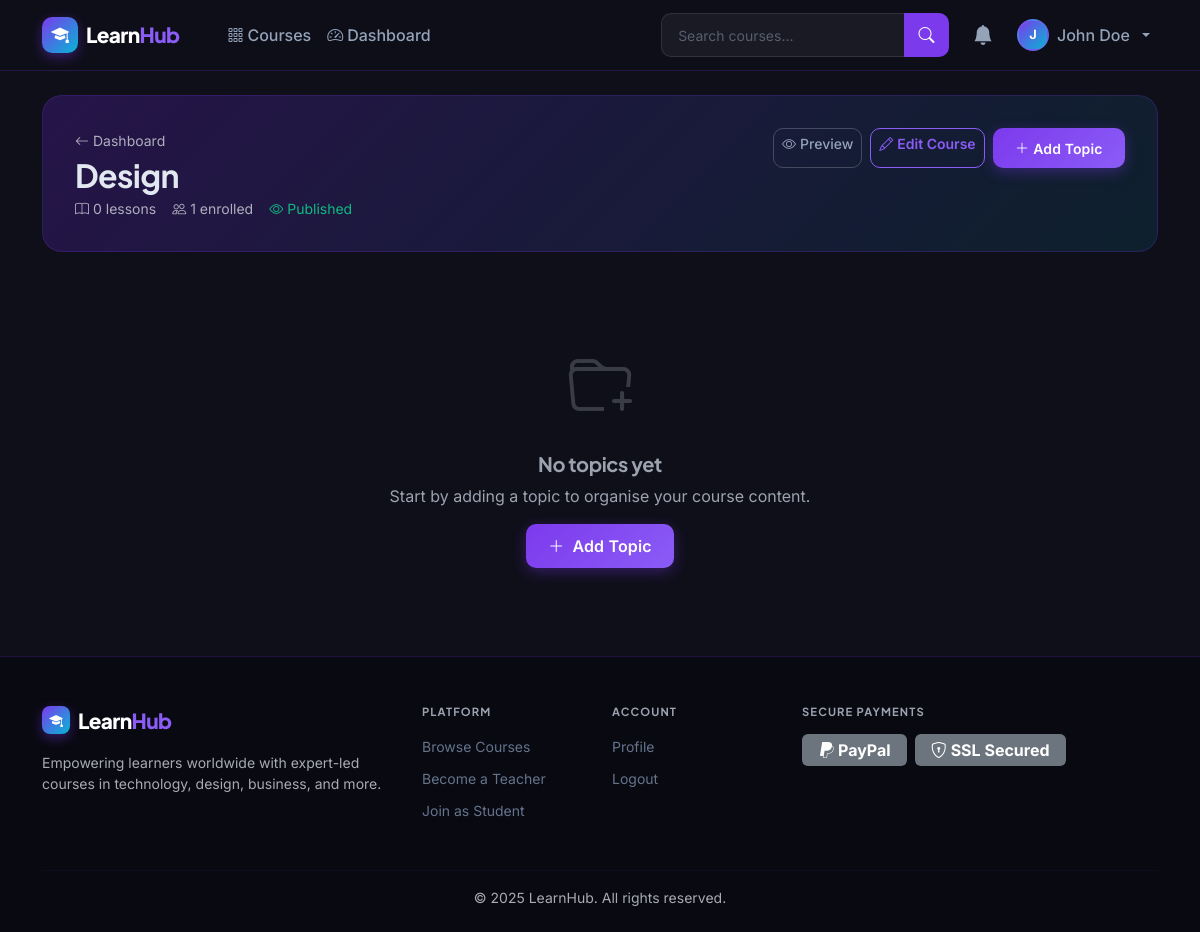
Page /courses/teacher/course/design/manage/ (signed in) on the committed database.
### apps/accounts/models.py (models this page shows, shortened)
class CustomUser(AbstractUser):
    ROLE_CHOICES = (
        ('student', 'Student'),
        ('teacher', 'Teacher'),
    )
    role = models.CharField(max_length=10, choices=ROLE_CHOICES, default='student')
    is_otp_verified = models.BooleanField(default=False)
    otp_secret = models.CharField(max_length=64, blank=True, default='')
    @property
    def is_teacher(self):
        return self.role == 'teacher'
    @property
    def is_student(self):
        return self.role == 'student'

### apps/courses/models.py (models this page shows, shortened)
class Course(models.Model):
    LEVEL_CHOICES = (
        ('beginner', 'Beginner'),
        ('intermediate', 'Intermediate'),
        ('advanced', 'Advanced'),
    )
    teacher = models.ForeignKey(
        settings.AUTH_USER_MODEL, on_delete=models.CASCADE, related_name='courses_taught'
    )
    category = models.ForeignKey(Category, on_delete=models.SET_NULL, null=True, blank=True, related_name='courses')
    title = models.CharField(max_length=200)
    slug = models.SlugField(unique=True, blank=True)
    description = models.TextField()
    short_description = models.CharField(max_length=300, blank=True)
    price = models.DecimalField(max_digits=8, decimal_places=2)
    thumbnail = models.ImageField(upload_to='course_thumbnails/', blank=True, null=True)
    level = models.CharField(max_length=20, choices=LEVEL_CHOICES, default='beginner')
    is_published = models.BooleanField(default=False)
    created_at = models.DateTimeField(auto_now_add=True)
    updated_at = models.DateTimeField(auto_now=True)
    class Meta:
        ordering = ['-created_at']
    @property
    def enrollment_count(self):
        return self.enrollments.filter(payment_status='completed').count()
    @property
    def lesson_count(self):
        return Lesson.objects.filter(topic__course=self).count()

### apps/courses/views.py (the view)
    @login_required
    def wrapper(request, *args, **kwargs):
        if not request.user.is_teacher:
            messages.error(request, 'Access denied. Teacher accounts only.')
            return redirect('courses:catalog')
        return view_func(request, *args, **kwargs)

### templates/courses/course_manage.html (shortened to what this page needs)
{% extends 'base.html' %}
{% block content %}
<div class="container py-4">
  <div class="manage-banner mb-4">
    <div class="d-flex align-items-start justify-content-between flex-wrap gap-3">
      <div>
        <a href="{% url 'courses:teacher_dashboard' %}" class="text-muted small">
          <i class="bi bi-arrow-left me-1"></i>Dashboard
        </a>
        <h2 class="mt-1 mb-1">{{ course.title }}</h2>
        <div class="d-flex gap-3 small text-muted">
          <span><i class="bi bi-book me-1"></i>{{ course.lesson_count }} lessons</span>
          <span><i class="bi bi-people me-1"></i>{{ course.enrollment_count }} enrolled</span>
          {% if course.is_published %}
          <span style="color:var(--success);"><i class="bi bi-eye me-1"></i>Published</span>
          {% else %}
          <span style="color:var(--warning);"><i class="bi bi-eye-slash me-1"></i>Draft</span>
          {% endif %}
        </div>
      </div>
      <div class="d-flex gap-2 flex-wrap">
        <a href="{% url 'courses:course_detail' slug=course.slug %}" class="btn btn-sm btn-outline-light" target="_blank">
          <i class="bi bi-eye me-1"></i>Preview
        </a>
        <a href="{% url 'courses:course_edit' slug=course.slug %}" class="btn btn-sm btn-outline-primary" id="edit-course-btn">
          <i class="bi bi-pencil me-1"></i>Edit Course
        </a>
        <a href="{% url 'courses:topic_create' course_slug=course.slug %}" class="btn btn-sm btn-primary" id="add-topic-btn">
          <i class="bi bi-plus-lg me-1"></i>Add Topic
        </a>
      </div>
    </div>
  </div>
  {% if topics %}
  {% for topic in topics %}
  <div class="lh-card mb-3">
    <div class="p-3 d-flex align-items-center justify-content-between"
         style="border-bottom:1px solid var(--border);">
      <div class="d-flex align-items-center gap-3">
        <div style="width:32px;height:32px;background:rgba(124,58,237,0.2);border-radius:8px;
                    display:flex;align-items:center;justify-content:center;color:var(--primary-light);">
          <i class="bi bi-folder2"></i>
        </div>
        <div>
          <h6 class="mb-0 fw-bold">{{ topic.title }}</h6>
          <span class="small text-muted">{{ topic.lessons.count }} lessons · Order: {{ topic.order }}</span>
        </div>
      </div>
      <div class="d-flex gap-2">
        <a href="{% url 'courses:lesson_create' course_slug=course.slug topic_id=topic.id %}"
           class="btn btn-sm btn-primary" id="add-lesson-{{ topic.id }}">
          <i class="bi bi-plus me-1"></i>Add Lesson
        </a>
        <a href="{% url 'courses:topic_edit' course_slug=course.slug topic_id=topic.id %}"
           class="btn btn-sm btn-outline-light" id="edit-topic-{{ topic.id }}">
          <i class="bi bi-pencil"></i>
        </a>
        <a href="{% url 'courses:topic_delete' course_slug=course.slug topic_id=topic.id %}"
           class="btn btn-sm btn-outline-danger" id="delete-topic-{{ topic.id }}"
           data-confirm="Delete topic '{{ topic.title }}' and all its lessons?">
          <i class="bi bi-trash"></i>
        </a>
      </div>
    </div>
    {% if topic.lessons.all %}
    <div class="p-2">
      {% for lesson in topic.lessons.all %}
      <div class="d-flex align-items-center justify-content-between px-2 py-2 rounded-2 mb-1"
           style="background:rgba(255,255,255,0.03);">
        <div class="d-flex align-items-center gap-2">
          <i class="bi bi-play-circle text-primary"></i>
          <span style="font-size:0.875rem;color:#cbd5e1;">{{ lesson.title }}</span>
          {% if lesson.duration_minutes %}
          <span class="small text-muted">({{ lesson.duration_minutes }} min)</span>
          {% endif %}
          {% if lesson.video_url %}
          <span class="tag" style="font-size:0.6rem;padding:0.15rem 0.5rem;"><i class="bi bi-camera-video me-1"></i>Video</span>
          {% endif %}
        </div>
        <div class="d-flex gap-1">
          <a href="{% url 'courses:lesson_view' course_slug=course.slug lesson_id=lesson.id %}"
             class="btn btn-sm btn-outline-light" style="padding:0.25rem 0.5rem;" target="_blank">
            <i class="bi bi-eye"></i>
          </a>
          <a href="{% url 'courses:lesson_edit' course_slug=course.slug lesson_id=lesson.id %}"
             class="btn btn-sm btn-outline-primary" style="padding:0.25rem 0.5rem;" id="edit-lesson-{{ lesson.id }}">
            <i class="bi bi-pencil"></i>
          </a>
          <a href="{% url 'courses:lesson_delete' course_slug=course.slug lesson_id=lesson.id %}"
             class="btn btn-sm btn-outline-danger" style="padding:0.25rem 0.5rem;" id="delete-lesson-{{ lesson.id }}"
             data-confirm="Delete lesson '{{ lesson.title }}'?">
            <i class="bi bi-trash"></i>
          </a>
        </div>
      </div>
      {% endfor %}
    </div>
    {% else %}
    <div class="p-3 text-center text-muted small">
      <i class="bi bi-plus-circle me-1"></i>
      No lessons yet —
      <a href="{% url 'courses:lesson_create' course_slug=course.slug topic_id=topic.id %}"
         class="text-primary">add the first lesson</a>
    </div>
    {% endif %}
  </div>
  {% endfor %}
  {% else %}
  <div class="empty-state">
    <div class="empty-icon"><i class="bi bi-folder-plus"></i></div>
    <h5>No topics yet</h5>
    <p>Start by adding a topic to organise your course content.</p>
    <a href="{% url 'courses:topic_create' course_slug=course.slug %}" class="btn btn-primary" id="add-first-topic-btn">
      <i class="bi bi-plus-lg me-2"></i>Add Topic
    </a>
  </div>
  {% endif %}
</div>
{% endblock %}

### templates/base.html (shortened to what this page needs)
<!DOCTYPE html>
<html lang="en" data-bs-theme="dark">
<head>
  <link href="https://cdn.jsdelivr.net/npm/bootstrap@5.3.3/dist/css/bootstrap.min.css" rel="stylesheet">
  <link href="https://cdn.jsdelivr.net/npm/bootstrap-icons@1.11.3/font/bootstrap-icons.min.css" rel="stylesheet">
  {% load static %}
  <link rel="stylesheet" href="{% static 'css/style.css' %}">
</head>
<body>
<nav class="navbar navbar-expand-lg lh-navbar sticky-top" id="mainNav">
  <div class="container">
    <a class="navbar-brand d-flex align-items-center gap-2" href="{% url 'home' %}">
      <div class="brand-icon"><i class="bi bi-mortarboard-fill"></i></div>
      <span class="brand-text">Learn<span class="brand-accent">Hub</span></span>
    </a>
    <div class="collapse navbar-collapse" id="navbarNav">
      <ul class="navbar-nav me-auto ms-4">
        <li class="nav-item">
          <a class="nav-link {% if request.resolver_match.url_name == 'catalog' %}active{% endif %}" href="{% url 'courses:catalog' %}">
            <i class="bi bi-grid-3x3-gap me-1"></i>Courses
          </a>
        </li>
        {% if user.is_authenticated and user.is_teacher %}
        <li class="nav-item">
          <a class="nav-link {% if 'teacher_dashboard' in request.resolver_match.url_name %}active{% endif %}" href="{% url 'courses:teacher_dashboard' %}">
            <i class="bi bi-speedometer2 me-1"></i>Dashboard
          </a>
        </li>
        {% endif %}
      </ul>
      <form class="d-flex me-3 search-form" action="{% url 'courses:catalog' %}" method="GET">
        <div class="input-group">
          <input class="form-control search-input" type="search" name="q" placeholder="Search courses..."
                 value="{{ request.GET.q|default:'' }}" aria-label="Search">
          <button class="btn btn-search" type="submit"><i class="bi bi-search"></i></button>
        </div>
      </form>
      <ul class="navbar-nav align-items-center gap-2">
        {% if user.is_authenticated %}
        <li class="nav-item">
          <a class="nav-link position-relative notif-bell" href="{% url 'notifications:list' %}" id="notifBell">
            <i class="bi bi-bell-fill fs-5"></i>
          </a>
        </li>
        <li class="nav-item dropdown">
          <a class="nav-link dropdown-toggle d-flex align-items-center gap-2 user-menu"
             href="#" id="userDropdown" role="button" data-bs-toggle="dropdown">
            <div class="user-avatar-sm">
              {% if user.is_teacher and user.teacher_profile.avatar %}
                <img src="{{ user.teacher_profile.avatar.url }}" alt="avatar">
              {% elif user.is_student and user.student_profile.avatar %}
                <img src="{{ user.student_profile.avatar.url }}" alt="avatar">
              {% else %}
                <span>{{ user.first_name|first|upper|default:user.username|first|upper }}</span>
              {% endif %}
            </div>
            <span class="d-none d-md-inline">{{ user.get_full_name|default:user.username }}</span>
          </a>
        </li>
        {% endif %}
      </ul>
    </div>
  </div>
</nav>
<main class="main-content">
  {% block content %}{% endblock %}
</main>
<footer class="lh-footer mt-auto">
  <div class="container">
    <div class="row gy-4">
      <div class="col-lg-4">
        <div class="d-flex align-items-center gap-2 mb-3">
          <div class="brand-icon brand-icon-sm"><i class="bi bi-mortarboard-fill"></i></div>
          <span class="brand-text">Learn<span class="brand-accent">Hub</span></span>
        </div>
        <p class="text-muted small">Empowering learners worldwide with expert-led courses in technology, design, business, and more.</p>
      </div>
      <div class="col-lg-2 col-6">
        <h6 class="footer-heading">Platform</h6>
        <ul class="list-unstyled footer-links">
          <li><a href="{% url 'courses:catalog' %}">Browse Courses</a></li>
          <li><a href="{% url 'accounts:teacher_signup' %}">Become a Teacher</a></li>
          <li><a href="{% url 'accounts:student_signup' %}">Join as Student</a></li>
        </ul>
      </div>
      <div class="col-lg-2 col-6">
        <h6 class="footer-heading">Account</h6>
        <ul class="list-unstyled footer-links">
          {% if user.is_authenticated %}
          <li><a href="{% url 'accounts:profile' %}">Profile</a></li>
          <li><a href="{% url 'accounts:logout' %}">Logout</a></li>
          {% else %}
          <li><a href="{% url 'accounts:login' %}">Login</a></li>
          <li><a href="{% url 'accounts:student_signup' %}">Sign Up</a></li>
          {% endif %}
        </ul>
      </div>
      <div class="col-lg-4">
        <h6 class="footer-heading">Secure Payments</h6>
        <div class="d-flex gap-2 align-items-center mt-2">
          <span class="badge bg-secondary fs-6 px-3 py-2"><i class="bi bi-paypal me-1"></i>PayPal</span>
          <span class="badge bg-secondary fs-6 px-3 py-2"><i class="bi bi-shield-lock me-1"></i>SSL Secured</span>
        </div>
      </div>
    </div>
    <hr class="footer-divider">
    <p class="text-center text-muted small mb-0">© 2025 LearnHub. All rights reserved.</p>
  </div>
</footer>
</body>
</html>

### rows in the picture
CustomUser: first_name|first "J", get_full_name "John Doe"
Course: title "Design", lesson_count "0", enrollment_count "1"
